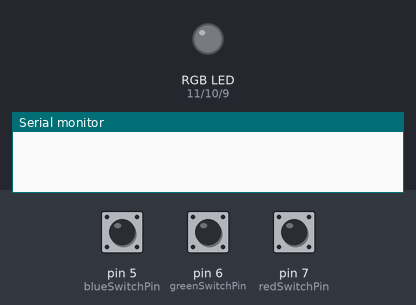
Recording of a sketch running on a simulated Arduino Uno, built with avr-gcc and run on an emulated ATmega328P. Parts: an RGB LED mixed from three pins (HIGH = lit), the last lines printed to the serial monitor. Inputs (shaded band) come from the test bench; at power-on: pin 5 (blueSwitchPin) LOW, pin 6 (greenSwitchPin) LOW, pin 7 (redSwitchPin) LOW. Dim RGB values are drawn brighter than linear.

Above: at 1.2 s.
1.3 s: pin 5 (blueSwitchPin) pulled HIGH for 0.15 s
At 2.3 s:
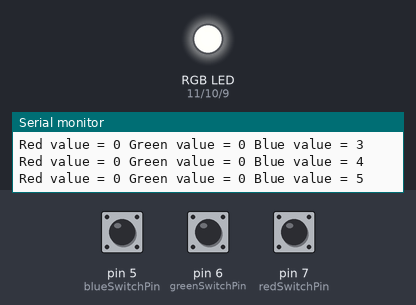
2.9 s: pin 6 (greenSwitchPin) pulled HIGH for 1 s
At 3.08 s:
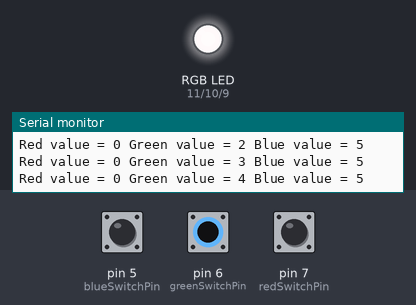
5.9 s: pin 7 (redSwitchPin) pulled HIGH for 3.2 s
At 10.2 s:
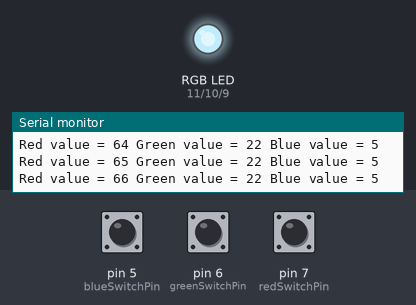
10.6 s: pin 5 (blueSwitchPin) pulled HIGH for 3.2 s
At 14.6 s:
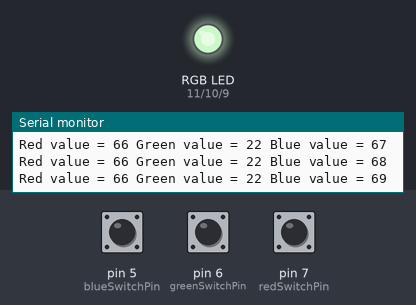
15.3 s: pin 6 (greenSwitchPin) pulled HIGH for 3.2 s
At 19.6 s:
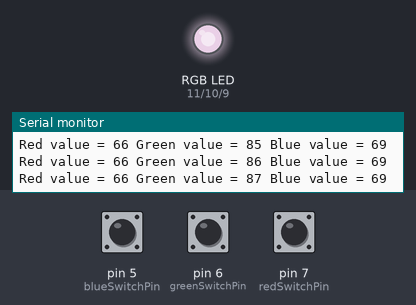
20.0 s: pin 7 (redSwitchPin) pulled HIGH for 3.2 s
At 23.9 s:
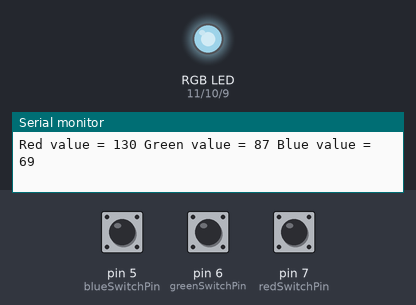
Timing chart, 0 to 25.4 s (numbered marks = the images above; inputs shaded):
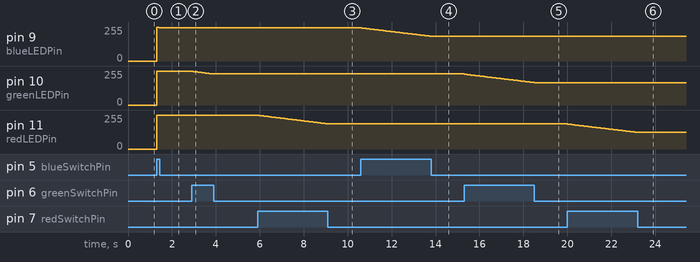

The sketch:

0412_rgbButtonInput.ino
```cpp
int redLEDPin = 11;
int greenLEDPin = 10;
int blueLEDPin = 9;
int redSwitchPin = 7;
int greenSwitchPin = 6;
int blueSwitchPin = 5;
int red = 0;
int green = 0;
int blue = 0;
int val = 0;

void setup() {
  pinMode(redLEDPin, OUTPUT);
  pinMode(greenLEDPin, OUTPUT);
  pinMode(blueLEDPin, OUTPUT);
  pinMode(redSwitchPin, INPUT);
  pinMode(greenSwitchPin, INPUT);
  pinMode(blueSwitchPin, INPUT);
  Serial.begin(9600);
}

void loop() {
  val = Serial.read();
  if (val == '1') {
    red = 0;
    green = 0;
    blue = 0;
    setColor(red, green, blue);
    Serial.print("LED is OFF");
  }

  if (digitalRead(redSwitchPin) == HIGH) {
    red++;
    setColor(red, green, blue);
    Serial.print("Red value = ");
    Serial.print(red);
    Serial.print(" Green value = ");
    Serial.print(green);
    Serial.print(" Blue value = ");
    Serial.println(blue);
    delay(5);
    if (red > 255) {
      red = 0;
    }
  }

  if (digitalRead(greenSwitchPin) == HIGH) {
    green++;
    setColor(red, green, blue);
    Serial.print("Red value = ");
    Serial.print(red);
    Serial.print(" Green value = ");
    Serial.print(green);
    Serial.print(" Blue value = ");
    Serial.println(blue);
    delay(5);

    if (green > 255) {
      green = 0;
    }
  }

  if (digitalRead(blueSwitchPin) == HIGH) {
    blue++;
    setColor(red, green, blue);
    Serial.print("Red value = ");
    Serial.print(red);
    Serial.print(" Green value = ");
    Serial.print(green);
    Serial.print(" Blue value = ");
    Serial.println(blue);
    delay(5);

    if (blue > 255) {
      blue = 0;
    }
    delay(10);
  }
}

void setColor(int red, int green, int blue) {
  analogWrite(redLEDPin, 255 - red);
  analogWrite(greenLEDPin, 255 - green);
  analogWrite(blueLEDPin, 255 - blue);
}
```

Measured:
- after the input at 1.3 s, pin 9 (blueLEDPin): 0/255 → 250/255 at once; pin 10 (greenLEDPin), pin 11 (redLEDPin): 0/255 → 255/255 at once
- after the input at 2.9 s, pin 10 (greenLEDPin): moves from 255/255 to 233/255 over 0.95 s, starting at once
- after the input at 5.9 s, pin 11 (redLEDPin): moves from 255/255 to 189/255 over 3.2 s, starting at once
- after the input at 10.6 s, pin 9 (blueLEDPin): moves from 250/255 to 186/255 over 3.2 s, starting at once
- after the input at 15.3 s, pin 10 (greenLEDPin): moves from 233/255 to 168/255 over 3.2 s, starting at once
- after the input at 20.0 s, pin 11 (redLEDPin): moves from 189/255 to 125/255 over 3.2 s, starting at once
